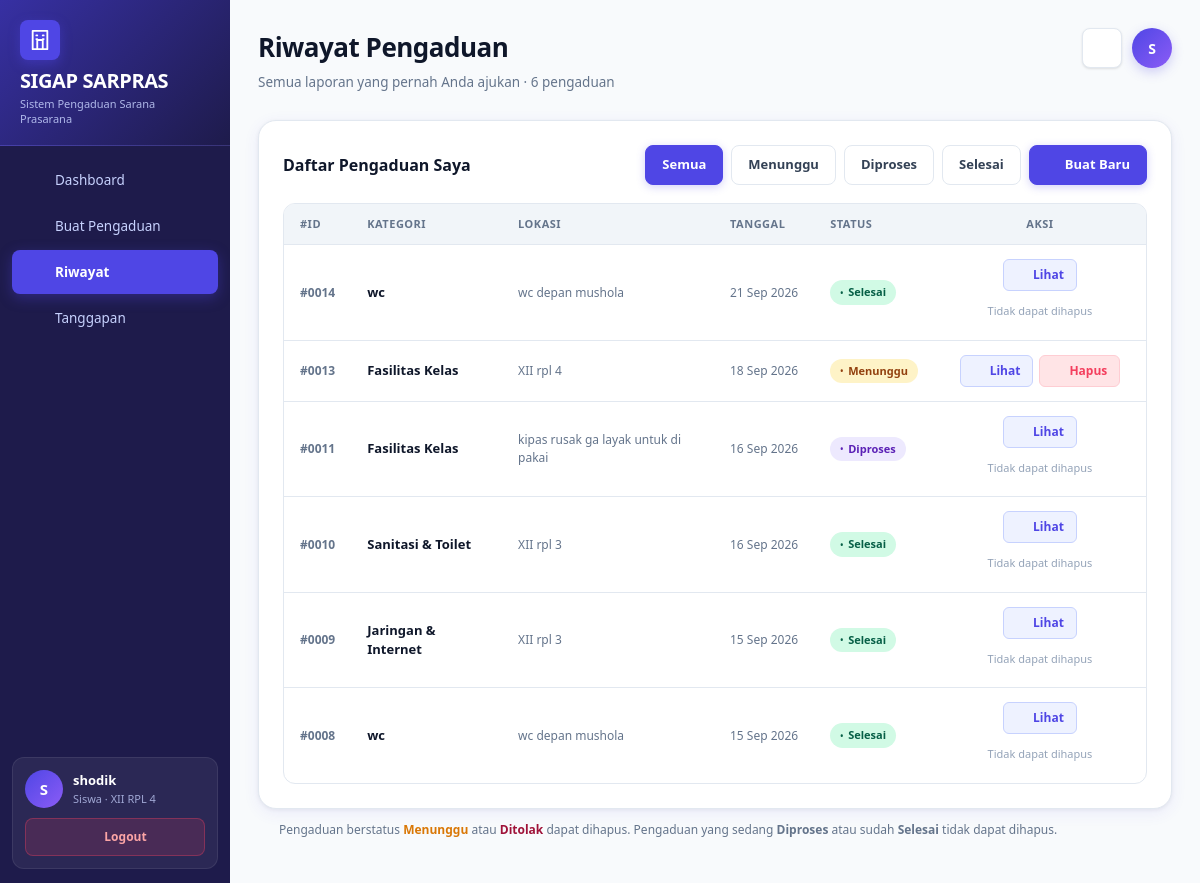
Screenshot of /views/riwayat.php (signed in) with the database file from the repository.
### tables this page shows
CREATE TABLE `siswa` (
  `nis` int(11) NOT NULL,
  `nama` varchar(100) NOT NULL,
  `kelas` varchar(50) NOT NULL,
  `username` varchar(50) NOT NULL,
  `password` varchar(255) NOT NULL,
  `aktif` tinyint(1) NOT NULL DEFAULT 1
);

CREATE TABLE `pengaduan` (
  `id_pengaduan` int(11) NOT NULL,
  `nis` int(11) NOT NULL,
  `id_kategori` int(11) NOT NULL,
  `lokasi` varchar(150) NOT NULL,
  `keterangan` text NOT NULL,
  `foto` varchar(255) DEFAULT NULL,
  `status` enum('Menunggu','Diverifikasi','Diproses','Selesai','Ditolak') NOT NULL DEFAULT 'Menunggu',
  `created_at` datetime NOT NULL DEFAULT current_timestamp()
);

CREATE TABLE `kategori` (
  `id_kategori` int(11) NOT NULL,
  `nama_kategori` varchar(100) NOT NULL,
  `deskripsi` varchar(255) DEFAULT '',
  `aktif` tinyint(1) NOT NULL DEFAULT 1
);

### models/Pengaduan.php (called while the page is built, shortened)
<?php
class Pengaduan {
    private $conn;
    public function __construct($conn) {
        $this->conn = $conn;
    }
    public function siswa($nis) {
        $nis = (int)$nis;
        $sql = "SELECT p.*, k.nama_kategori
                FROM pengaduan p
                JOIN kategori k ON k.id_kategori=p.id_kategori
                WHERE p.nis=$nis
                ORDER BY p.created_at DESC";
        return mysqli_query($this->conn, $sql);
    }
}
?>

### views/riwayat.php (the view, shortened to what this page needs)
<?php
include '../config/koneksi.php';
include '../config/icons.php';
include '../config/layout.php';
include '../models/Pengaduan.php';
$username = isset($_SESSION['username']) ? $_SESSION['username'] : '';
$username_safe = mysqli_real_escape_string($conn, $username);
$q = mysqli_query(
    $conn,
    "SELECT nis, nama FROM siswa WHERE username='$username_safe' LIMIT 1"
);
$akun = mysqli_fetch_assoc($q);
$nis = (int) $akun['nis'];
$m = new Pengaduan($conn);
$rs = $m->siswa($nis);
$rows = array();
if ($rs) {
    while ($r = mysqli_fetch_assoc($rs)) {
        $rows[] = $r;
    }
}
$filter = isset($_GET['status'])
    ? $_GET['status']
    : '';
?>
<!doctype html>
<html lang="id">
<head>
    <link
        rel="stylesheet"
        href="../assets/style.css?v=5"
    >
</head>
<body>
<div class="app">
    <?= sidebar('history') ?>
    <main class="main">
        <div class="top">
            <div>
                <h2>
                    Riwayat Pengaduan
                </h2>
                <p>
                    Semua laporan yang pernah Anda ajukan ·
                    <?= count($rows) ?>
                    pengaduan
                </p>
            </div>
            <div class="top-actions">
                <div class="bell">
                    <?= icon('bell', '17') ?>
                </div>
                <div class="avatar">
                    <?= strtoupper(
                        substr(
                            isset($akun['nama'])
                                ? $akun['nama']
                                : 'S',
                            0,
                            1
                        )
                    ) ?>
                </div>
            </div>
        </div>
        <div class="panel table-panel">
            <div class="toolbar">
                <strong class="section-title">
                    Daftar Pengaduan Saya
                </strong>
                <div class="toolbar-actions">
                    <a
                        class="btn <?= $filter === '' ? 'primary' : '' ?>"
                        href="riwayat.php"
                    >
                        Semua
                    </a>
                    <a
                        class="btn <?= $filter === 'Menunggu' ? 'primary' : '' ?>"
                        href="riwayat.php?status=Menunggu"
                    >
                        Menunggu
                    </a>
                    <a
                        class="btn <?= $filter === 'Diproses' ? 'primary' : '' ?>"
                        href="riwayat.php?status=Diproses"
                    >
                        Diproses
                    </a>
                    <a
                        class="btn <?= $filter === 'Selesai' ? 'primary' : '' ?>"
                        href="riwayat.php?status=Selesai"
                    >
                        Selesai
                    </a>
                    <a
                        href="form_pengaduan.php"
                        class="btn primary"
                    >
                        <span
                            style="
                                display:flex;
                                align-items:center;
                                gap:6px;
                            "
                        >
                            <?= icon('plus', '13') ?>
                            Buat Baru
                        </span>
                    </a>
                </div>
            </div>
            <div class="table-wrap">
                <table>
                    <thead>
                        <tr>
                            <th>
                                #ID
                            </th>
                            <th>
                                Kategori
                            </th>
                            <th>
                                Lokasi
                            </th>
                            <th>
                                Tanggal
                            </th>
                            <th>
                                Status
                            </th>
                            <th style="text-align:center;">
                                Aksi
                            </th>
                        </tr>
                    </thead>
                    <tbody>
                    <?php if (empty($rows)): ?>
                        <tr>
                            <td
                                colspan="6"
                                class="empty-state"
                            >
                                <?php if ($filter !== ''): ?>
                                    Tidak ada pengaduan dengan status
                                    "<?= htmlspecialchars($filter) ?>".
                                <?php else: ?>
                                    Belum ada pengaduan.
                                <?php endif; ?>
                            </td>
                        </tr>
                    <?php else: ?>
                        <?php foreach ($rows as $r): ?>
                            <?php
                            $status = isset($r['status'])
                                ? $r['status']
                                : '';
                            $id_pengaduan = isset($r['id_pengaduan'])
                                ? (int) $r['id_pengaduan']
                                : 0;
                            $kategori = isset($r['nama_kategori'])
                                ? $r['nama_kategori']
                                : '-';
                            $lokasi = isset($r['lokasi'])
                                ? $r['lokasi']
                                : '-';
                            $tanggal = isset($r['created_at'])
                                ? $r['created_at']
                                : '';
                            ?>
                            <?php
                            $bisa_hapus =
                                ($status === 'Menunggu' ||
                                 $status === 'Ditolak');
                            ?>
                            <tr>
                                <td
                                    style="
                                        font-weight:600;
                                        color:var(--muted);
                                        font-size:12px;
                                    "
                                >
                                    #<?= str_pad(
                                        $id_pengaduan,
                                        4,
                                        '0',
                                        STR_PAD_LEFT
                                    ) ?>
                                </td>
                                <td>
                                    <div
                                        style="
                                            font-weight:600;
                                            color:var(--text);
                                        "
                                    >
                                        <?= htmlspecialchars($kategori) ?>
                                    </div>
                                </td>
                                <td
                                    style="
                                        font-size:12px;
                                        color:var(--muted);
                                    "
                                >
                                    <?= htmlspecialchars($lokasi) ?>
                                </td>
                                <td
                                    style="
                                        font-size:12px;
                                        color:var(--muted);
                                        white-space:nowrap;
                                    "
                                >
                                    <?php
                                    if ($tanggal !== '') {
                                        echo date(
                                            'd M Y',
                                            strtotime($tanggal)
                                        );
                                    } else {
                                        echo '-';
                                    }
                                    ?>
                                </td>
                                <td>
                                    <?php
                                    $status_class = '';
                                    if ($status === 'Selesai') {
                                        $status_class = 'selesai';
                                    } elseif ($status === 'Diproses') {
                                        $status_class = 'proses';
                                    } elseif ($status === 'Ditolak') {
                                        $status_class = 'ditolak';
                                    }
                                    ?>
                                    <span
                                        class="status <?= $status_class ?>"
                                    >
                                        <?= htmlspecialchars($status) ?>
                                    </span>
                                </td>
                                <td>
                                    <div
                                        class="action-row"
                                        style="justify-content:center;"
                                    >
                                        <a
                                            class="action-btn"
                                            href="detail_pengaduan.php?id=<?= $id_pengaduan ?>"
                                        >
                                            <span
                                                style="
                                                    display:flex;
                                                    align-items:center;
                                                    gap:4px;
                                                "
                                            >
                                                <?= icon('eye', '13') ?>
                                                Lihat
                                            </span>
                                        </a>
                                        <?php if ($bisa_hapus): ?>
                                            <a
                                                class="action-btn danger"
                                                href="riwayat.php?hapus=<?= $id_pengaduan ?><?= $filter !== '' ? '&status=' . urlencode($filter) : '' ?>"
                                                onclick="return confirm('Hapus pengaduan ini?\n\nPengaduan yang dihapus tidak dapat dikembalikan.')"
                                            >
                                                <span
                                                    style="
                                                        display:flex;
                                                        align-items:center;
                                                        gap:4px;
                                                    "
                                                >
                                                    <?= icon('trash', '13') ?>
                                                    Hapus
                                                </span>
                                            </a>
                                        <?php else: ?>
                                            <span
                                                style="
                                                    font-size:11px;
                                                    color:var(--muted-light);
                                                    padding:6px 4px;
                                                "
                                            >
                                                Tidak dapat dihapus
                                            </span>
                                        <?php endif; ?>
                                    </div>
                                </td>
                            </tr>
                        <?php endforeach; ?>
                    <?php endif; ?>
                    </tbody>
                </table>
            </div>
        </div>
        <div
            style="
                margin-top:12px;
                font-size:12px;
                color:var(--muted);
                display:flex;
                align-items:flex-start;
                gap:7px;
                line-height:1.5;
            "
        >
            <?= icon('info', '14') ?>
            <span>
                Pengaduan berstatus
                <strong style="color:var(--amber-dark);">
                    Menunggu
                </strong>
                atau
                <strong style="color:#9f1239;">
                    Ditolak
                </strong>
                dapat dihapus.
                Pengaduan yang sedang
                <strong>
                    Diproses
                </strong>
                atau sudah
                <strong>
                    Selesai
                </strong>
                tidak dapat dihapus.
            </span>
        </div>
    </main>
</div>
</body>
</html>

### config/icons.php (shortened to what this page needs)
<?php
function icon(string $name, string $size = '18', string $class = ''): string {
    $cls = $class ? " class=\"{$class}\"" : '';
    $path = $icons[$name] ?? $icons['info'];
    return "<svg xmlns=\"http://www.w3.org/2000/svg\" width=\"{$size}\" height=\"{$size}\" viewBox=\"0 0 24 24\" fill=\"none\" stroke=\"currentColor\" stroke-width=\"2\" stroke-linecap=\"round\" stroke-linejoin=\"round\"{$cls}>{$path}</svg>";
}
?>

### rows the page displays
siswa: nama "S"
pengaduan: id_pengaduan "0014", id_kategori.nama_kategori "wc", lokasi "wc depan mushola", created_at "21 Sep 2026", status "Selesai", $size 13 (drawn), shows "Tidak dapat dihapus"
pengaduan: id_pengaduan "0013", id_kategori.nama_kategori "Fasilitas Kelas", lokasi "XII rpl 4", created_at "18 Sep 2026", status "Menunggu", $size 13 (drawn)
pengaduan: id_pengaduan "0011", id_kategori.nama_kategori "Fasilitas Kelas", lokasi "kipas rusak ga layak untuk di pakai", created_at "16 Sep 2026", status "Diproses", $size 13 (drawn), shows "Tidak dapat dihapus"
pengaduan: id_pengaduan "0010", id_kategori.nama_kategori "Sanitasi & Toilet", lokasi "XII rpl 3", created_at "16 Sep 2026", status "Selesai", $size 13 (drawn), shows "Tidak dapat dihapus"
pengaduan: id_pengaduan "0009", id_kategori.nama_kategori "Jaringan & Internet", lokasi "XII rpl 3", created_at "15 Sep 2026", status "Selesai", $size 13 (drawn), shows "Tidak dapat dihapus"
pengaduan: id_pengaduan "0008", id_kategori.nama_kategori "wc", lokasi "wc depan mushola", created_at "15 Sep 2026", status "Selesai", $size 13 (drawn), shows "Tidak dapat dihapus"

### other values shown
$item['label'] "Dashboard"
$item['label'] "Buat Pengaduan"
$item['label'] "Riwayat"
$item['label'] "Tanggapan"
$initial "S"
$nama "shodik"
$sub "Siswa · XII RPL 4"
count($rows) "6"
